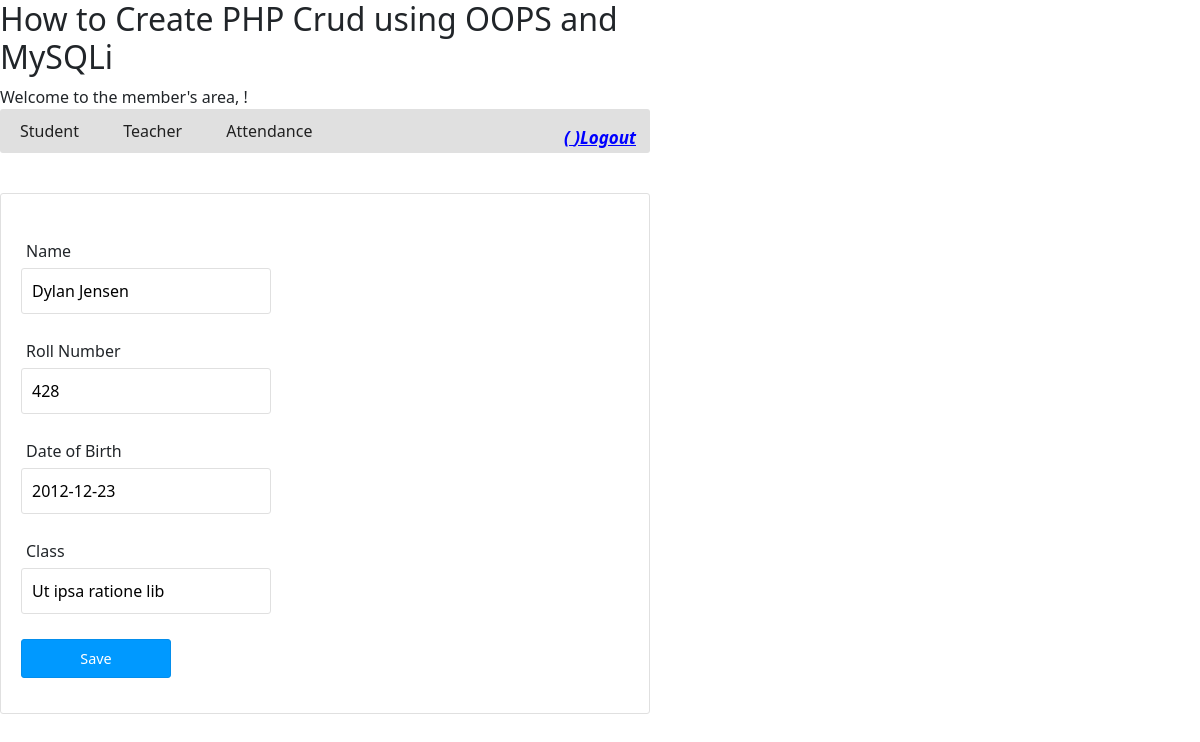
Screenshot of /index.php?action=student-edit&id=11 (signed in) with the database file from the repository.
### tables this page shows
CREATE TABLE `tbl_student` (
  `id` int(11) NOT NULL,
  `name` varchar(55) NOT NULL,
  `roll_number` int(11) NOT NULL,
  `dob` date NOT NULL,
  `class` varchar(55) NOT NULL,
  `picture` text NOT NULL
);

### class/DBController.php (called while the page is built, shortened)
<?php
class DBController {
    private $host = "localhost";
    private $user = "root";
    private $password = "root";
    private $database = "student_db";
    private $conn;
    function __construct() {
        $this->conn = $this->connectDB();
    }
    function connectDB() {
        $conn = mysqli_connect($this->host,$this->user,$this->password,$this->database);
        return $conn;
    }
    function runQuery($query, $param_type, $param_value_array) {
        $sql = $this->conn->prepare($query);
        $this->bindQueryParams($sql, $param_type, $param_value_array);
        $sql->execute();
        $result = $sql->get_result();
        if ($result->num_rows > 0) {
            while($row = $result->fetch_assoc()) {
                $resultset[] = $row;
            }
        }
        if(!empty($resultset)) {
            return $resultset;
        }
    }
    function bindQueryParams($sql, $param_type, $param_value_array) {
        $param_value_reference[] = & $param_type;
        for($i=0; $i<count($param_value_array); $i++) {
            $param_value_reference[] = & $param_value_array[$i];
        }
        call_user_func_array(array(
            $sql,
            'bind_param'
        ), $param_value_reference);
    }
}
?>

### class/Student.php (called while the page is built, shortened)
<?php
require_once ("class/DBController.php");
class Student
{
    private $db_handle;
    function __construct() {
        $this->db_handle = new DBController();
    }
    function getStudentById($student_id) {
        $query = "SELECT * FROM tbl_student WHERE id = ?";
        $paramType = "i";
        $paramValue = array(
            $student_id
        );
        $result = $this->db_handle->runQuery($query, $paramType, $paramValue);
        return $result;
    }
}
?>

### web/student-edit.php (the view, shortened to what this page needs)
<?php require_once "web/header.php"; ?>
<form name="frmAdd" method="post" action="" id="frmAdd"
    onSubmit="return validate();">
    <div>
        <label style="padding-top: 20px;">Name</label> <span
            id="name-info" class="info"></span><br /> <input type="text"
            name="name" id="name" class="demoInputBox"
            value="<?php echo $result[0]["name"]; ?>">
    </div>
    <div>
        <label>Roll Number</label> <span id="roll-number-info"
            class="info"></span><br /> <input type="text"
            name="roll_number" id="roll_number" class="demoInputBox"
            value="<?php echo $result[0]["roll_number"]; ?>">
    </div>
    <div>
        <label>Date of Birth</label> <span id="dob-info" class="info"></span><br />
        <input type="text" name="dob" id="dob" class="demoInputBox"
            value="<?php echo $result[0]["dob"]; ?>">
    </div>
    <div>
        <label>Class</label> <span id="class-info" class="info"></span><br />
        <input type="text" name="class" id="class" class="demoInputBox"
            value="<?php echo $result[0]["class"]; ?>">
    </div>
    <div>
        <input type="submit" name="add" id="btnSubmit" value="Save" />
    </div>
    </body>
    </html>

### web/css/style.css (style rules this page uses)
body { width: 650px; font-family: Arial; color: #212121; }
.demoInputBox { padding: 10px; border: #E0E0E0 1px solid; border-radius: 3px; width: 250px; margin: 5px 0px 10px 0px; }
#frmAdd { border: #E0E0E0 1px solid; padding: 10px 20px 20px 20px; border-radius: 3px; }
#frmAdd div { margin-bottom: 15px; }
#frmAdd div label { margin-left: 5px; }
.info { font-size: .8em; color: #FF6600; letter-spacing: 2px; padding-left: 5px; }
#btnSubmit { padding: 8px; background: #09F; border: #048eec 1px solid; color: #FFF; font-size: 0.9em; border-radius: 3px; width: 150px; }

### rows the page displays
tbl_student: name "Dylan Jensen", roll_number "428", dob "2012-12-23", class "Ut ipsa ratione lib"
